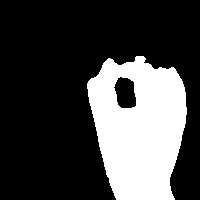
#> input picture test/0/114.jpg, 200 x 200 px, given in place of the camera
$ jupyter execute --allow-errors predicter.ipynb
#> lines starting #> are read from the running program, lines starting #| are printed output that depends on the picture
[cell 1]
import numpy as np
import cv2
import keras
from keras.preprocessing.image import ImageDataGenerator
import tensorflow as tf

#> (a cell that did not finish here is left out)

[cell 3]
background = None
accumulated_weight = 0.5
ROI_top = 100
ROI_bottom = 300
ROI_right = 150
ROI_left = 350

[cell 4]
word_dict = {0:'Zero',1:'One',2:'Two',3:'Three',4:'Four',5:'Five',6:'Six',7:'Seven',8:'Eight',9:'Nine'}

[cell 5]
def cal_accum_avg(frame, accumulated_weight):

    global background

    if background is None:
        background = frame.copy().astype("float")
        return None

    cv2.accumulateWeighted(frame, background, accumulated_weight)

[cell 6]
def segment_hand(frame, threshold=25):
    global background

    diff = cv2.absdiff(background.astype("uint8"), frame)


    _ , thresholded = cv2.threshold(diff, threshold, 255, cv2.THRESH_BINARY)

    #Fetching contours in the frame (These contours can be of hand or any other object in foreground) ...
    contours, hierarchy = cv2.findContours(thresholded.copy(), cv2.RETR_EXTERNAL, cv2.CHAIN_APPROX_SIMPLE)

    # If length of contours list = 0, means we didn't get any contours...
    if len(contours) == 0:
        return None
    else:
        # The largest external contour should be the hand
        hand_segment_max_cont = max(contours, key=cv2.contourArea)

        # Returning the hand segment(max contour) and the thresholded image of hand...
        return (thresholded, hand_segment_max_cont)

[cell 7]
cam = cv2.VideoCapture(0)
num_frames =0
while True:
    ret, frame = cam.read()
#> frame is the input picture: shape (200, 200, 3); min 0, max 255, mean 67

    # filpping the frame to prevent inverted image of captured frame...
    frame = cv2.flip(frame, 1)
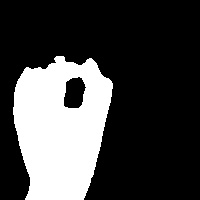
#> frame: shape (200, 200, 3); min 0, max 255, mean 67

    frame_copy = frame.copy()

    # ROI from the frame
    roi = frame[ROI_top:ROI_bottom, ROI_right:ROI_left]
#> roi: shape (100, 50, 3); every value is 0

    gray_frame = cv2.cvtColor(roi, cv2.COLOR_BGR2GRAY)
#> gray_frame: shape (100, 50); every value is 0
    gray_frame = cv2.GaussianBlur(gray_frame, (9, 9), 0)


    if num_frames < 70:

        cal_accum_avg(gray_frame, accumulated_weight)
#> in cal_accum_avg, `background = frame.copy().astype("float")`: background: shape (100, 50) float64; every value is 0

        cv2.putText(frame_copy, "FETCHING BACKGROUND...PLEASE WAIT", (80, 400), cv2.FONT_HERSHEY_SIMPLEX, 0.9, (0,0,255), 2)

    else:
        # segmenting the hand region
        hand = segment_hand(gray_frame)


        # Checking if we are able to detect the hand...
        if hand is not None:

            thresholded, hand_segment = hand

            # Drawing contours around hand segment
            cv2.drawContours(frame_copy, [hand_segment + (ROI_right, ROI_top)], -1, (255, 0, 0),1)

            cv2.imshow("Thesholded Hand Image", thresholded)

            thresholded = cv2.resize(thresholded, (64, 64))
            thresholded = cv2.cvtColor(thresholded, cv2.COLOR_GRAY2RGB)
            thresholded = np.reshape(thresholded, (1,thresholded.shape[0],thresholded.shape[1],3))

            pred = model.predict(thresholded)
            cv2.putText(frame_copy, word_dict[np.argmax(pred)], (170, 45), cv2.FONT_HERSHEY_SIMPLEX, 1, (0,0,255), 2)

    # Draw ROI on frame_copy
    cv2.rectangle(frame_copy, (ROI_left, ROI_top), (ROI_right, ROI_bottom), (255,128,0), 3)

    # incrementing the number of frames for tracking
    num_frames += 1

    # Display the frame with segmented hand
    cv2.putText(frame_copy, "DataFlair hand sign recognition_ _ _", (10, 20), cv2.FONT_ITALIC, 0.5, (51,255,51), 1)
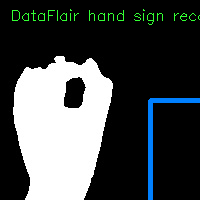
#> frame_copy: shape (200, 200, 3); mean B, G, R 72.2, 71.8, 67.5
    cv2.imshow("Sign Detection", frame_copy)


    # Close windows with Esc
    k = cv2.waitKey(1) & 0xFF
#> (key Esc is pressed here)

    if k == 27:
        break

# Release the camera and destroy all the windows
cam.release()
cv2.destroyAllWindows()

$ run again, on test/0/137.jpg
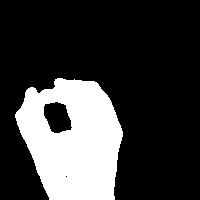
#> input picture test/0/137.jpg, 200 x 200 px, given in place of the camera
#> frame is the input picture: shape (200, 200, 3); min 0, max 255, mean 59.9
#> `gray_frame = cv2.GaussianBlur(gray_frame, (9, 9), 0)`:
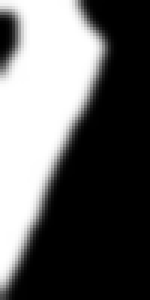
#> gray_frame: shape (100, 50) (shown 3 times larger); min 0, max 255, mean 97.4
#> `cv2.putText(frame_copy, "DataFlair hand sign recognition_ _ _", (10, 2..`:
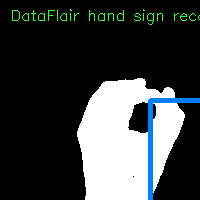
#> frame_copy: shape (200, 200, 3); mean B, G, R 61.9, 61.5, 57.2
